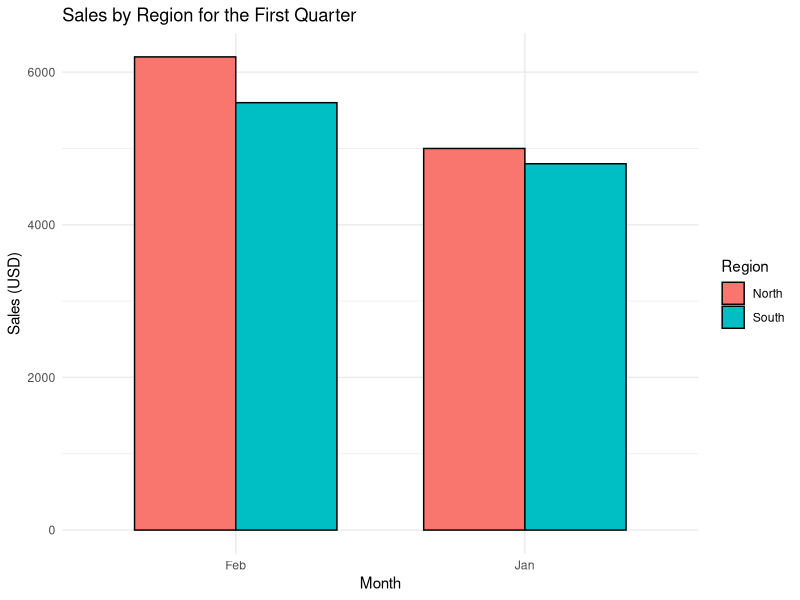

R code for this plot: (Note: this script raises an error after producing the figure.)
df <- data.frame(
  Region = c("North", "North", "South", "South"),
  Month = c("Jan", "Feb", "Jan", "Feb"),
  Sales = c(5000, 6200, 4800, 5600)
)
#1
library(ggplot2)
ggplot(df, aes(x = Month, y = Sales, fill = Region)) +
  geom_bar(stat = "identity", position = "dodge", color = "black", width = 0.7) +
  labs(title = "Sales by Region for the First Quarter",
       x = "Month",
       y = "Sales (USD)",
       fill = "Region") +
  theme_minimal()
#2
library(ggplot2)
library(dplyr)
sales_summarized <- sales_data %>%
  group_by(Region, Month) %>%
  summarise(Total_Sales = sum(Sales))

# Create a stacked area chart
ggplot(sales_summarized, aes(x = Month, y = Total_Sales, fill = Region)) +
  geom_area() +
  labs(title = "Overall Sales Trend",
       x = "Month",
       y = "Sales (USD)",
       fill = "Region") +
  theme_minimal()
#3
library(knitr)
# Create a table
sales_table <- table(sales_data$Month, sales_data$Region)
colnames(sales_table) <- unique(sales_data$Region)
rownames(sales_table) <- unique(sales_data$Month)
kable(sales_table, caption = "Monthly Sales Data for Each Product", align = "c", format = "html") %>%
  kable_styling()